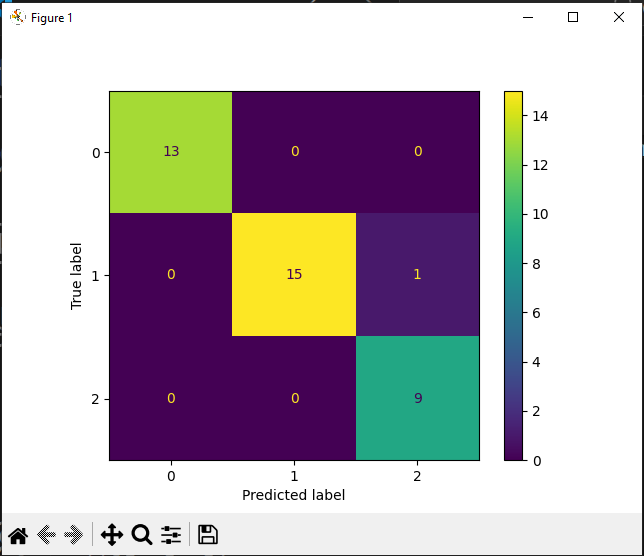
#> input picture image.png, 644 x 556 px, given in place of the camera
$ python OpenCV.py   (older library calls are emulated)
#> lines starting #> are read from the running program, lines starting #| are printed output that depends on the picture; after the words box and inside, x2 and y2 are one past the last pixel; in counts of white or black regions, pixels touching at a corner belong together
# Image Resizing
import numpy as np  #if u want to use the functions or variables present in the numpy package we use np in this program rather than using the whole word numpy which takes 4 key strokes
import cv2
import matplotlib.pyplot as plt

#image = cv2.imread("image2.jpg") #if i want to read the image on the disc , currently image1.jpg is in the same directory heirarchy as that of this program
cam = cv2.VideoCapture(0)
result, image = cam.read()
#> image is the input picture: shape (556, 644, 3); mean B, G, R 179.9, 176.1, 184.3

if result:
    cv2.imshow("captured picure",image)
    cv2.waitKey()
    cv2.imwrite("image.jpg" , image)
else:
    print("no image found")

image = cv2.imread("image.jpg")
new = cv2.resize(image, (1200, 780))
cv2.imshow('old image', image)
cv2.waitKey()
cv2.imshow('new resized image',new )
cv2.waitKey()
# writing the content of new resize image to file
cv2.imwrite("newimage.jpg", new) #used to write the image to the disc where the method imwrite takes 2 arguments where the first argument is file name along with the format the file will be saved in and the second argument from which the image content is taken from
blurimage = cv2.blur(image, (50,50))
cv2.imshow('blurred  image', blurimage)
cv2.waitKey()

gray_image = cv2.cvtColor(image, cv2.COLOR_BGR2GRAY)
cv2.imshow('Grayscale Lion', gray_image)
cv2.waitKey()

h, w = image.shape[:2]
#> h = 556; w = 644
center = (w / 2, h / 2)
#> center = (322, 278)


mat = cv2.getRotationMatrix2D(center, 90, 1)
#> mat = [[6.12e-17, 1, 44], [-1, 6.12e-17, 600]]

rotating = cv2.warpAffine(image, mat, (h, w))
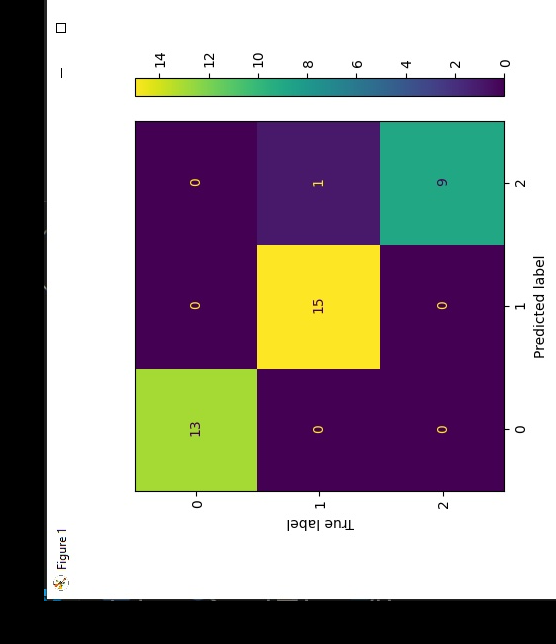
#> rotating: shape (644, 556, 3); mean B, G, R 146.8, 143, 151.5

cv2.imshow('rotated', rotating)


cv2.waitKey()

img_blur = cv2.GaussianBlur(image,(3,3), sigmaX=0, sigmaY=0)
#sobelx = cv2.Sobel(src=img_blur, ddepth=cv2.CV_64F, dx=1, dy=0, ksize=5) # Sobel Edge Detection on the X axis
#sobely = cv2.Sobel(src=img_blur, ddepth=cv2.CV_64F, dx=0, dy=1, ksize=5) # Sobel Edge Detection on the Y axis

sobelxy = cv2.Sobel(src=img_blur, ddepth=cv2.CV_64F, dx=1, dy=1, ksize=5) # Combined X and Y Sobel Edge Detection
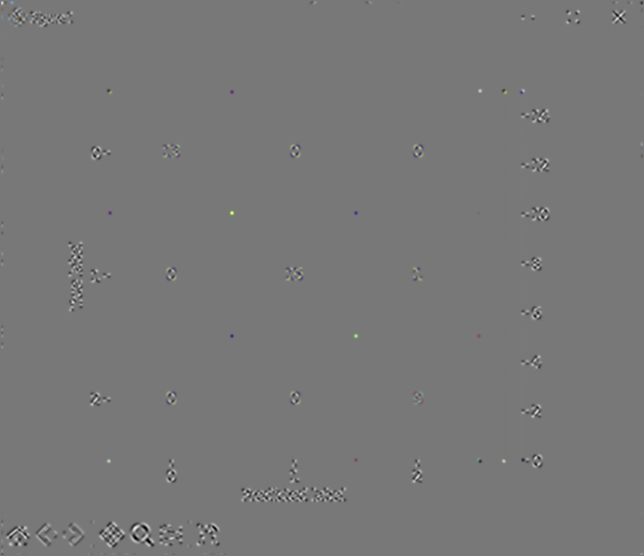
#> sobelxy: shape (556, 644, 3) float64; mean B, G, R 0, 0, 0; drawn with min black and max white

cv2.imshow('Sobel X Y using Sobel() function', sobelxy)
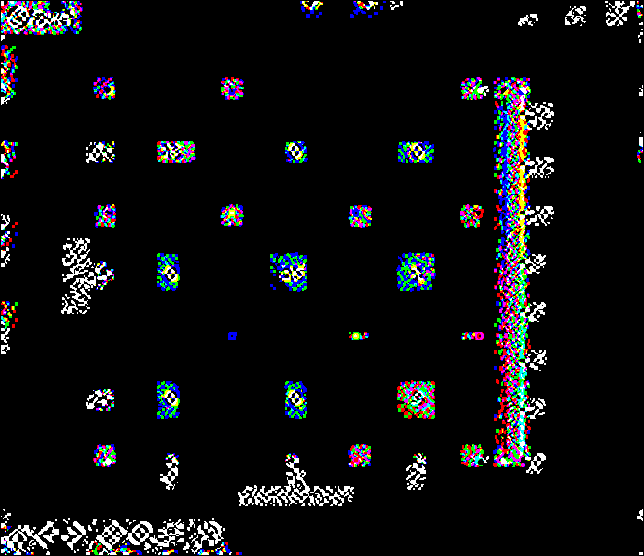
#> window 'Sobel X Y using Sobel() functi': shape (556, 644, 3); mean B, G, R 16.5, 15.3, 14.7
cv2.waitKey()

src = cv2.imread("image5.jpg", cv2.IMREAD_GRAYSCALE);
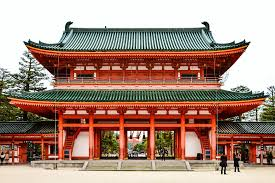
#> input picture image5.jpg, 275 x 183 px
#> src: shape (183, 275); min 0, max 255, mean 146.6

# Basic threhold example

th, dst = cv2.threshold(src, 0, 255, cv2.THRESH_BINARY);
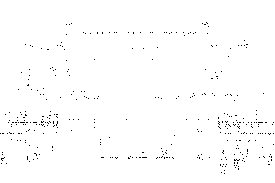
#> dst: shape (183, 275); 99.1% white; black in thin lines or dots, all inside (x1, y1, x2, y2) = (0, 22, 274, 174)
cv2.imshow('grey scale image', dst)
cv2.waitKey()

# [18 lines of commented-out code are left out]

image = cv2.imread("image2.jpg")
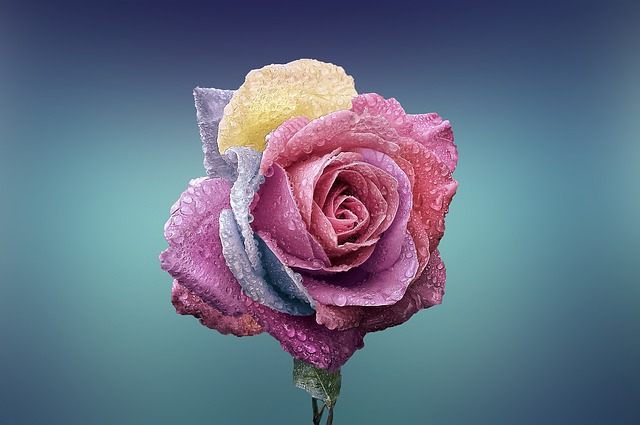
#> input picture image2.jpg, 640 x 425 px
#> image is the input picture: shape (425, 640, 3); mean B, G, R 132.8, 112.1, 101
gray = cv2.cvtColor(image, cv2.COLOR_BGR2GRAY)
cv2.imshow("Original", image)

eroded = cv2.erode(gray.copy(), None, iterations=2)
cv2.imshow("Eroded 2 times", eroded)
eroded = cv2.erode(gray.copy(), None, iterations=10)
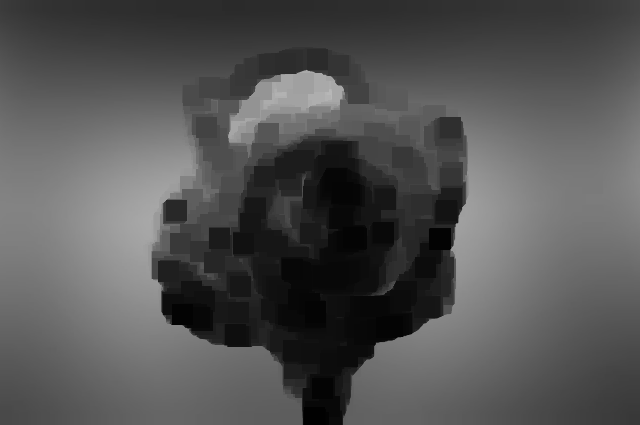
#> eroded: shape (425, 640); min 1, max 183, mean 83.9
cv2.imshow("Eroded 10 times", eroded)
cv2.waitKey(0)
